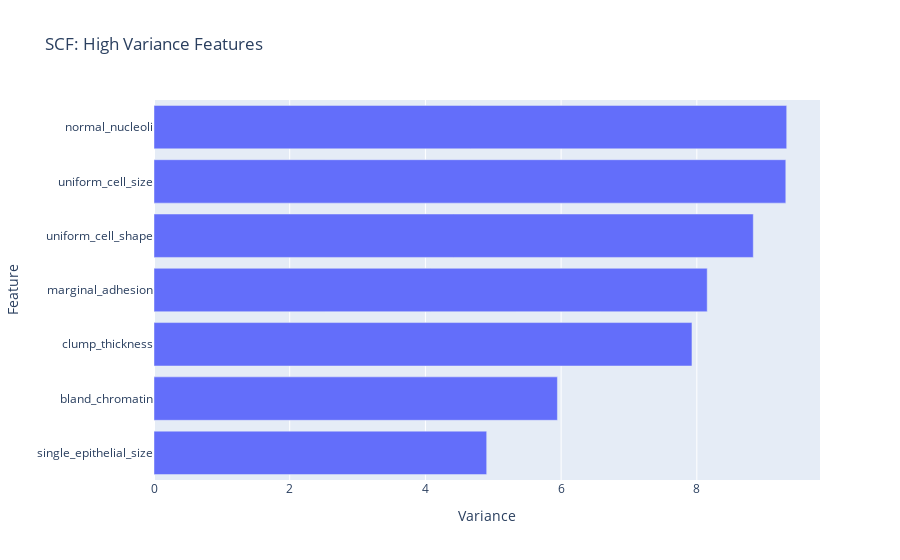

The code cell stored with this chart in its notebook:
### Code cell
# Create horizontal bar chart of `top_ten_var`
fig = px.bar(
    x=top_ten_var,
    y=top_ten_var.index,
    title="SCF: High Variance Features"
)
fig.update_layout(xaxis_title="Variance", yaxis_title="Feature" )

fig.show()

### Figure 1 — Plotly figure (JSON) as saved in the notebook; plotly's stock layout.template omitted (floating-point values rounded to 4 significant figures)
{"data": [{"alignmentgroup": "True", "hovertemplate": "x=%{x}<br>y=%{y}<extra></extra>", "legendgroup": "", "marker": {"color": "#636efa", "pattern": {"shape": ""}}, "name": "", "offsetgroup": "", "orientation": "h", "showlegend": false, "textposition": "auto", "type": "bar", "x": [4.903, 5.946, 7.928, 8.153, 8.832, 9.311, 9.325], "xaxis": "x", "y": ["single_epithelial_size", "bland_chromatin", "clump_thickness", "marginal_adhesion", "uniform_cell_shape", "uniform_cell_size", "normal_nucleoli"], "yaxis": "y"}], "layout": {"barmode": "relative", "legend": {"tracegroupgap": 0}, "title": {"text": "SCF: High Variance Features"}, "xaxis": {"anchor": "y", "domain": [0, 1], "title": {"text": "Variance"}}, "yaxis": {"anchor": "x", "domain": [0, 1], "title": {"text": "Feature"}}}}
